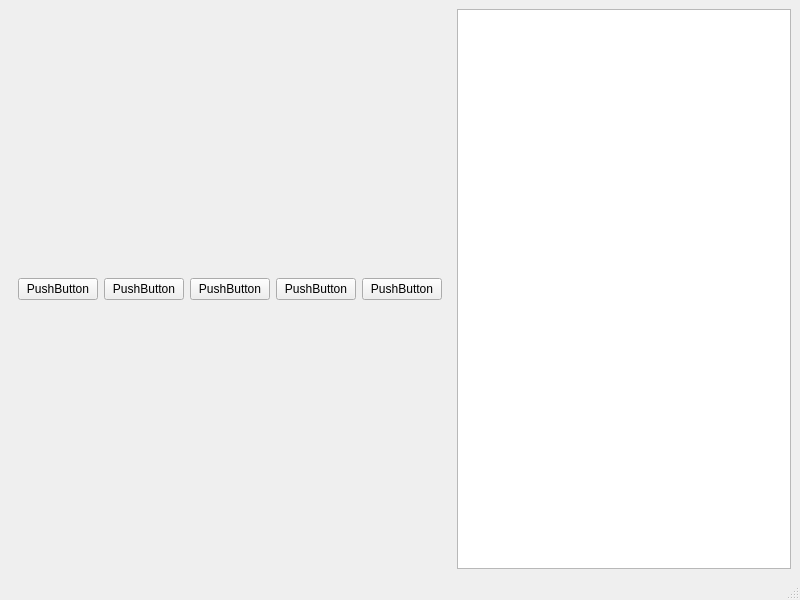
<?xml version="1.0" encoding="UTF-8"?>
<ui version="4.0">
 <class>MainWindow</class>
 <widget class="QMainWindow" name="MainWindow">
  <property name="geometry">
   <rect>
    <x>0</x>
    <y>0</y>
    <width>800</width>
    <height>600</height>
   </rect>
  </property>
  <property name="windowTitle">
   <string>MainWindow</string>
  </property>
  <widget class="QWidget" name="centralwidget">
   <layout class="QHBoxLayout" name="horizontalLayout">
    <item>
     <widget class="QWidget" name="toolBarWidget" native="true">
      <layout class="QHBoxLayout" name="horizontalLayout_2">
       <item>
        <widget class="QPushButton" name="btnVoltmeter">
         <property name="text">
          <string>PushButton</string>
         </property>
        </widget>
       </item>
       <item>
        <widget class="QPushButton" name="btnResistor">
         <property name="text">
          <string>PushButton</string>
         </property>
        </widget>
       </item>
       <item>
        <widget class="QPushButton" name="btnBulb">
         <property name="text">
          <string>PushButton</string>
         </property>
        </widget>
       </item>
       <item>
        <widget class="QPushButton" name="btnAmmeter">
         <property name="text">
          <string>PushButton</string>
         </property>
        </widget>
       </item>
       <item>
        <widget class="QPushButton" name="btnPower">
         <property name="text">
          <string>PushButton</string>
         </property>
        </widget>
       </item>
      </layout>
     </widget>
    </item>
    <item>
     <widget class="QGraphicsView" name="circuitView"/>
    </item>
   </layout>
  </widget>
  <widget class="QMenuBar" name="menubar">
   <property name="geometry">
    <rect>
     <x>0</x>
     <y>0</y>
     <width>800</width>
     <height>17</height>
    </rect>
   </property>
  </widget>
  <widget class="QStatusBar" name="statusbar"/>
 </widget>
 <resources/>
 <connections/>
</ui>
